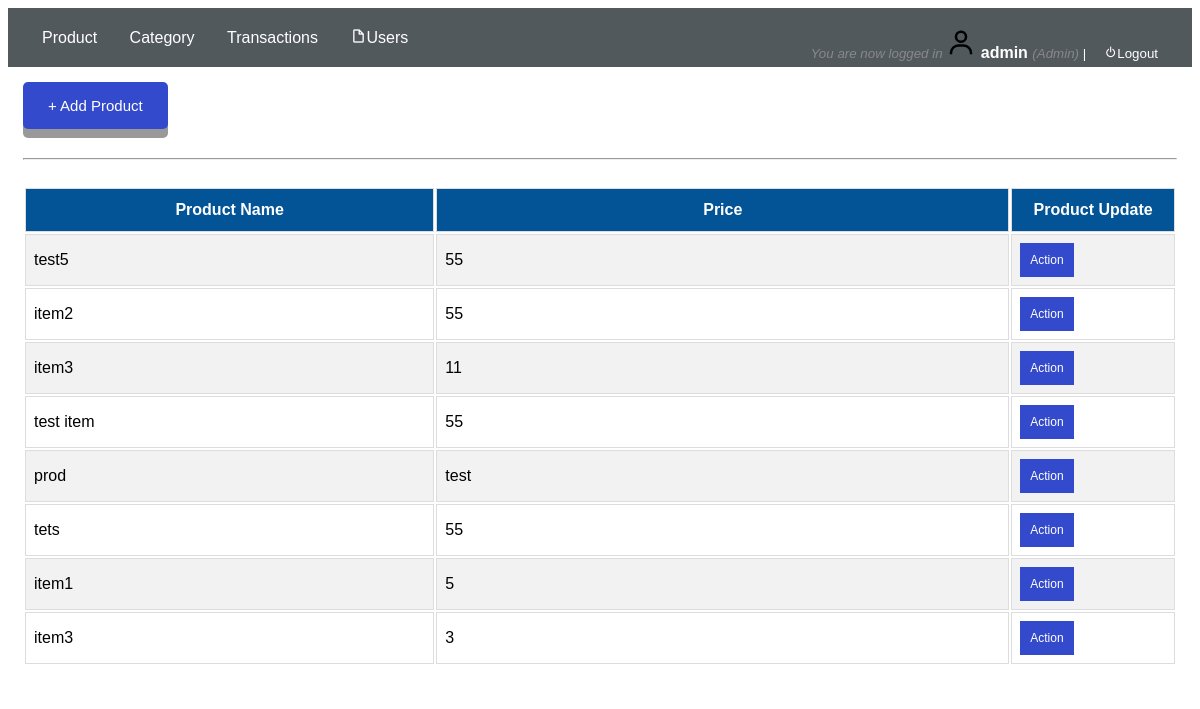
/admin/index.php (signed in), run on an earlier commit of the app's database.
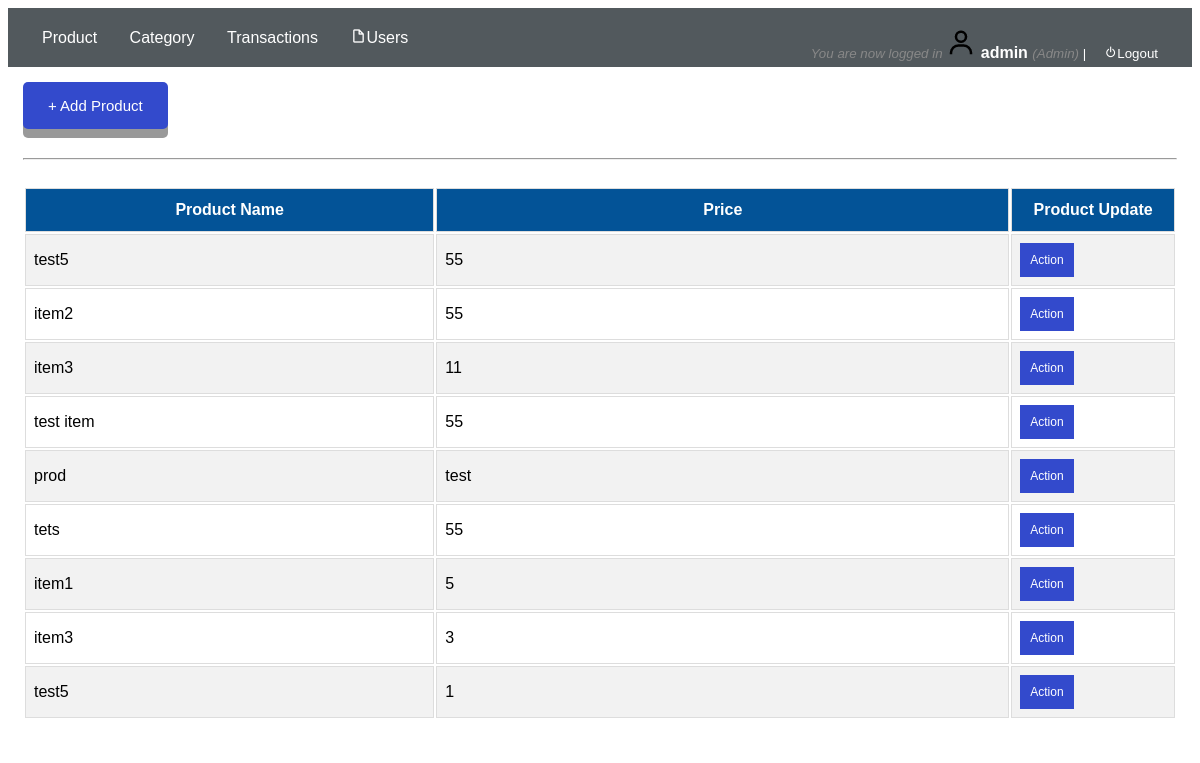
And on a later commit of the database.
### tables this page shows
CREATE TABLE `product` (
  `product_id` int(255) NOT NULL,
  `category_id` int(11) NOT NULL,
  `product_name` varchar(255) NOT NULL,
  `price` varchar(255) NOT NULL
);

### admin/product.php (the view, shortened to what this page needs)
<!DOCTYPE html>
<?php
$conn = mysqli_connect("localhost","root","") or die (mysqli_error($conn));
$sql = "SELECT * FROM product";
$q = mysqli_query($conn,$sql) or die (mysqli_error($conn));
?>
<html>
<head>
	<link rel = "stylesheet" type="text/css" href="../css/create_user.css" />
	<link href='https://unpkg.com/boxicons@2.0.9/css/boxicons.min.css' rel='stylesheet'>
</head>
<body>
<div class="button-align">
		<div class="first-modal">
			<button class="modal-button" href="#myModal1"> + Add Product</button>
		</div>
</div>
	<br>
	<hr>
	<br>
	<div id="tbody">
		<table width="100%">
			<tr>
				<th width="25%">Product Name</th>
			    <th width="35%">Price</th>
			    <th width="10%">Product Update</th>
			</tr>
			<?php
						while($r = mysqli_fetch_assoc($q))
						{
					?>
			 	<tr>
			 		<td><?php echo $r['product_name'];?></td>
					<td><?php echo $r['price'];?></td>
					<td>
						<div class="dropdown">
						  <button class="dropbtn">Action</button>
						</div>
					</td>
			 	</tr>
			 		<?php
						}
					?>
		</table>
	</div>
</body>
</html>

What changed in the data, as far as the page shows it:
added product: product_name "test5", price "1"
